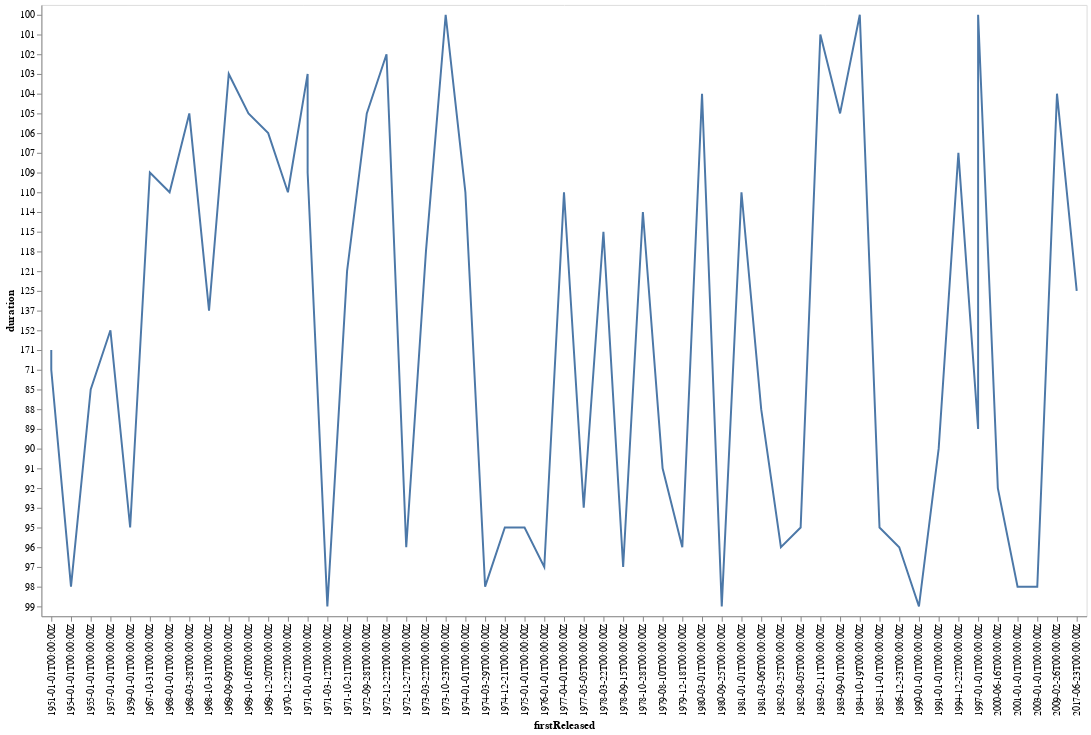

The cell this chart's notebook holds for it:
### Code cell
import altair as alt

alt.Chart(getBudSpencerMovies()).mark_line().encode(
    x='firstReleased',
    y='duration'
)

### Figure 1 — Vega-Lite specification as saved in the notebook (floating-point values rounded to 4 significant figures)
{"config": {"view": {"continuousWidth": 400, "continuousHeight": 300}}, "data": {"name": "data-880f9c468f21042e4342519fef937dcf"}, "mark": "line", "encoding": {"x": {"type": "nominal", "field": "firstReleased"}, "y": {"type": "nominal", "field": "duration"}}, "$schema": "https://vega.github.io/schema/vega-lite/v4.0.2.json", "datasets": {"data-880f9c468f21042e4342519fef937dcf": [{"item": "http://www.wikidata.org/entity/Q116187", "itemLabel": "Thieves and Robbers", "firstReleased": "1983-02-11T00:00:00Z", "duration": "101"}, {"item": "http://www.wikidata.org/entity/Q180638", "itemLabel": "Odds and Evens", "firstReleased": "1978-10-28T00:00:00Z", "duration": "114"}, {"item": "http://www.wikidata.org/entity/Q231967", "itemLabel": "A Friend Is a Treasure", "firstReleased": "1981-01-01T00:00:00Z", "duration": "110"}, {"item": "http://www.wikidata.org/entity/Q232044", "itemLabel": "All the Way, Boys", "firstReleased": "1972-12-22T00:00:00Z", "duration": "102"}, {"item": "http://www.wikidata.org/entity/Q232083", "itemLabel": "Two Missionaries", "firstReleased": "1974-12-21T00:00:00Z", "duration": "95"}, {"item": "http://www.wikidata.org/entity/Q232111", "itemLabel": "Extralarge", "firstReleased": "1991-01-01T00:00:00Z", "duration": "90"}, {"item": "http://www.wikidata.org/entity/Q232166", "itemLabel": "Crime Busters", "firstReleased": "1977-04-01T00:00:00Z", "duration": "110"}, {"item": "http://www.wikidata.org/entity/Q232175", "itemLabel": "Go for It", "firstReleased": "1983-09-01T00:00:00Z", "duration": "105"}, {"item": "http://www.wikidata.org/entity/Q232261", "itemLabel": "Watch Out, We're Mad!", "firstReleased": "1974-03-29T00:00:00Z", "duration": "98"}, {"item": "http://www.wikidata.org/entity/Q324529", "itemLabel": "Beyond the Law", "firstReleased": "1968-01-01T00:00:00Z", "duration": "110"}, {"item": "http://www.wikidata.org/entity/Q473803", "itemLabel": "Lo chiamavano Bulldozer", "firstReleased": "1978-09-15T00:00:00Z", "duration": "97"}, {"item": "http://www.wikidata.org/entity/Q473829", "itemLabel": "Troublemakers", "firstReleased": "1994-12-22T00:00:00Z", "duration": "107"}, {"item": "http://www.wikidata.org/entity/Q548277", "itemLabel": "Charleston", "firstReleased": "1977-05-05T00:00:00Z", "duration": "93"}, {"item": "http://www.wikidata.org/entity/Q555722", "itemLabel": "Boot Hill", "firstReleased": "1969-12-20T00:00:00Z", "duration": "106"}, {"item": "http://www.wikidata.org/entity/Q558927", "itemLabel": "Superfantagenio", "firstReleased": "1986-12-23T00:00:00Z", "duration": "96"}, {"item": "http://www.wikidata.org/entity/Q587854", "itemLabel": "Flatfoot in Egypt", "firstReleased": "1980-03-01T00:00:00Z", "duration": "104"}, {"item": "http://www.wikidata.org/entity/Q589001", "itemLabel": "Trinity Is Still My Name", "firstReleased": "1971-10-21T00:00:00Z", "duration": "121"}, {"item": "http://www.wikidata.org/entity/Q596199", "itemLabel": "Banana Joe", "firstReleased": "1982-03-25T00:00:00Z", "duration": "96"}, {"item": "http://www.wikidata.org/entity/Q597579", "itemLabel": "Double Trouble", "firstReleased": "1984-10-19T00:00:00Z", "duration": "100"}, {"item": "http://www.wikidata.org/entity/Q598709", "itemLabel": "They Call Me Trinity", "firstReleased": "1970-12-22T00:00:00Z", "duration": "110"}, {"item": "http://www.wikidata.org/entity/Q622201", "itemLabel": "Four Flies on Grey Velvet", "firstReleased": "1971-01-01T00:00:00Z", "duration": "103"}, {"item": "http://www.wikidata.org/entity/Q638356", "itemLabel": "A Reason to Live, a Reason to Die", "firstReleased": "1972-12-27T00:00:00Z", "duration": "96"}, {"item": "http://www.wikidata.org/entity/Q668928", "itemLabel": "The Sheriff and the Satellite Kid", "firstReleased": "1979-08-10T00:00:00Z", "duration": "91"}, {"item": "http://www.wikidata.org/entity/Q694040", "itemLabel": "Flatfoot in Africa", "firstReleased": "1978-03-22T00:00:00Z", "duration": "115"}, {"item": "http://www.wikidata.org/entity/Q758591", "itemLabel": "Even Angels Eat Beans", "firstReleased": "1973-03-22T00:00:00Z", "duration": "118"}, {"item": "http://www.wikidata.org/entity/Q780835", "itemLabel": "Buddy Goes West", "firstReleased": "1981-03-06T00:00:00Z", "duration": "88"}, {"item": "http://www.wikidata.org/entity/Q825322", "itemLabel": "Black Turin", "firstReleased": "1972-09-28T00:00:00Z", "duration": "105"}, {"item": "http://www.wikidata.org/entity/Q826950", "itemLabel": "Mord ist mein Geschäft", "firstReleased": "2009-02-26T00:00:00Z", "duration": "104"}, {"item": "http://www.wikidata.org/entity/Q841882", "itemLabel": "Piedone a Hong Kong", "firstReleased": "1974-01-01T00:00:00Z", "duration": "110"}, {"item": "http://www.wikidata.org/entity/Q841887", "itemLabel": "Piedone lo sbirro", "firstReleased": "1973-10-23T00:00:00Z", "duration": "100"}, {"item": "http://www.wikidata.org/entity/Q848252", "itemLabel": "Ace High", "firstReleased": "1968-10-31T00:00:00Z", "duration": "137"}, {"item": "http://www.wikidata.org/entity/Q850096", "itemLabel": "Why Did You Pick On Me?", "firstReleased": "1980-09-25T00:00:00Z", "duration": "99"}, {"item": "http://www.wikidata.org/entity/Q850155", "itemLabel": "Il soldato di ventura", "firstReleased": "1975-01-01T00:00:00Z", "duration": "95"}, {"item": "http://www.wikidata.org/entity/Q917322", "itemLabel": "Speaking of the Devil", "firstReleased": "1990-01-01T00:00:00Z", "duration": "99"}, {"item": "http://www.wikidata.org/entity/Q938137", "itemLabel": "Quo Vadis", "firstReleased": "1951-01-01T00:00:00Z", "duration": "171"}, {"item": "http://www.wikidata.org/entity/Q942657", "itemLabel": "Miami Supercops", "firstReleased": "1985-11-01T00:00:00Z", "duration": "95"}, {"item": "http://www.wikidata.org/entity/Q943961", "itemLabel": "Blackie the Pirate", "firstReleased": "1971-03-12T00:00:00Z", "duration": "99"}, {"item": "http://www.wikidata.org/entity/Q970386", "itemLabel": "Io sto con gli ippopotami", "firstReleased": "1979-12-18T00:00:00Z", "duration": "96"}, {"item": "http://www.wikidata.org/entity/Q1070548", "itemLabel": "God Forgives... I Don't!", "firstReleased": "1967-10-31T00:00:00Z", "duration": "109"}, {"item": "http://www.wikidata.org/entity/Q1131511", "itemLabel": "The Five Man Army", "firstReleased": "1969-10-16T00:00:00Z", "duration": "105"}, {"item": "http://www.wikidata.org/entity/Q1163902", "itemLabel": "Vacanze col gangster", "firstReleased": "1951-01-01T00:00:00Z", "duration": "71"}, {"item": "http://www.wikidata.org/entity/Q1192601", "itemLabel": "Bomber", "firstReleased": "1982-08-05T00:00:00Z", "duration": "95"}, {"item": "http://www.wikidata.org/entity/Q1295110", "itemLabel": "Oggi a me... domani a te!", "firstReleased": "1968-03-28T00:00:00Z", "duration": "105"}, {"item": "http://www.wikidata.org/entity/Q1571469", "itemLabel": "It Can Be Done Amigo", "firstReleased": "1971-01-01T00:00:00Z", "duration": "109"}, {"item": "http://www.wikidata.org/entity/Q1576167", "itemLabel": "Hannibal", "firstReleased": "1959-01-01T00:00:00Z", "duration": "95"}, {"item": "http://www.wikidata.org/entity/Q1629592", "itemLabel": "A Farewell to Arms", "firstReleased": "1957-01-01T00:00:00Z", "duration": "152"}, {"item": "http://www.wikidata.org/entity/Q1747484", "itemLabel": "The Fifth Day of Peace", "firstReleased": "1969-09-09T00:00:00Z", "duration": "103"}, {"item": "http://www.wikidata.org/entity/Q2046014", "itemLabel": "Father Hope", "firstReleased": "2001-01-01T00:00:00Z", "duration": "98"}, {"item": "http://www.wikidata.org/entity/Q3053517", "itemLabel": "Singing Behind Screens", "firstReleased": "2003-01-01T00:00:00Z", "duration": "98"}, {"item": "http://www.wikidata.org/entity/Q3546248", "itemLabel": "To the Limit", "firstReleased": "1997-01-01T00:00:00Z", "duration": "89"}, {"item": "http://www.wikidata.org/entity/Q3744742", "itemLabel": "Hijos del viento", "firstReleased": "2000-06-16T00:00:00Z", "duration": "92"}, {"item": "http://www.wikidata.org/entity/Q3754630", "itemLabel": "Fuochi d'artificio", "firstReleased": "1997-01-01T00:00:00Z", "duration": "100"}, {"item": "http://www.wikidata.org/entity/Q3960575", "itemLabel": "Siluri umani", "firstReleased": "1954-01-01T00:00:00Z", "duration": "98"}, {"item": "http://www.wikidata.org/entity/Q4003806", "itemLabel": "A Hero of Our Times", "firstReleased": "1955-01-01T00:00:00Z", "duration": "85"}, {"item": "http://www.wikidata.org/entity/Q4004077", "itemLabel": "Un sorriso, uno schiaffo, un bacio in bocca", "firstReleased": "1976-01-01T00:00:00Z", "duration": "97"}, {"item": "http://www.wikidata.org/entity/Q32999881", "itemLabel": "They called him Bulldozer", "firstReleased": "2017-06-23T00:00:00Z", "duration": "125"}]}}
